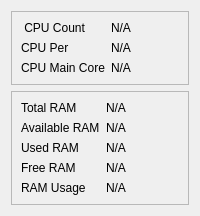
            <widget class="QWidget" name="cpu_and_memory">
             <layout class="QVBoxLayout" name="verticalLayout_3">
              <item>
               <widget class="QFrame" name="cpu_info_frame">
                <property name="frameShape">
                 <enum>QFrame::Shape::StyledPanel</enum>
                </property>
                <property name="frameShadow">
                 <enum>QFrame::Shadow::Raised</enum>
                </property>
                <layout class="QGridLayout" name="gridLayout_3">
                 <item row="1" column="1">
                  <widget class="QLabel" name="cpu_per">
                   <property name="text">
                    <string>N/A</string>
                   </property>
                  </widget>
                 </item>
                 <item row="1" column="0">
                  <widget class="QLabel" name="label_15">
                   <property name="text">
                    <string>CPU Per</string>
                   </property>
                  </widget>
                 </item>
                 <item row="2" column="0">
                  <widget class="QLabel" name="label_16">
                   <property name="text">
                    <string>CPU Main Core</string>
                   </property>
                  </widget>
                 </item>
                 <item row="0" column="1">
                  <widget class="QLabel" name="cpu_count">
                   <property name="text">
                    <string>N/A</string>
                   </property>
                  </widget>
                 </item>
                 <item row="2" column="1">
                  <widget class="QLabel" name="main_core">
                   <property name="text">
                    <string>N/A</string>
                   </property>
                  </widget>
                 </item>
                 <item row="0" column="0">
                  <widget class="QLabel" name="label_14">
                   <property name="text">
                    <string> CPU Count</string>
                   </property>
                  </widget>
                 </item>
                </layout>
               </widget>
              </item>
              <item>
               <widget class="QFrame" name="ram_info_frame">
                <property name="frameShape">
                 <enum>QFrame::Shape::StyledPanel</enum>
                </property>
                <property name="frameShadow">
                 <enum>QFrame::Shadow::Raised</enum>
                </property>
                <layout class="QGridLayout" name="gridLayout_4">
                 <item row="0" column="0">
                  <widget class="QLabel" name="label_20">
                   <property name="text">
                    <string>Total RAM</string>
                   </property>
                  </widget>
                 </item>
                 <item row="0" column="1">
                  <widget class="QLabel" name="total_ram">
                   <property name="text">
                    <string>N/A</string>
                   </property>
                  </widget>
                 </item>
                 <item row="1" column="0">
                  <widget class="QLabel" name="label_21">
                   <property name="text">
                    <string>Available RAM</string>
                   </property>
                  </widget>
                 </item>
                 <item row="1" column="1">
                  <widget class="QLabel" name="avai_ram">
                   <property name="text">
                    <string>N/A</string>
                   </property>
                  </widget>
                 </item>
                 <item row="2" column="0">
                  <widget class="QLabel" name="label_22">
                   <property name="text">
                    <string>Used RAM</string>
                   </property>
                  </widget>
                 </item>
                 <item row="2" column="1">
                  <widget class="QLabel" name="used_ram">
                   <property name="text">
                    <string>N/A</string>
                   </property>
                  </widget>
                 </item>
                 <item row="3" column="0">
                  <widget class="QLabel" name="label_23">
                   <property name="text">
                    <string>Free RAM</string>
                   </property>
                  </widget>
                 </item>
                 <item row="3" column="1">
                  <widget class="QLabel" name="free_ram">
                   <property name="text">
                    <string>N/A</string>
                   </property>
                  </widget>
                 </item>
                 <item row="4" column="0">
                  <widget class="QLabel" name="label_24">
                   <property name="text">
                    <string>RAM Usage</string>
                   </property>
                  </widget>
                 </item>
                 <item row="4" column="1">
                  <widget class="QLabel" name="ram_usage">
                   <property name="text">
                    <string>N/A</string>
                   </property>
                  </widget>
                 </item>
                </layout>
               </widget>
              </item>
             </layout>
            </widget>
